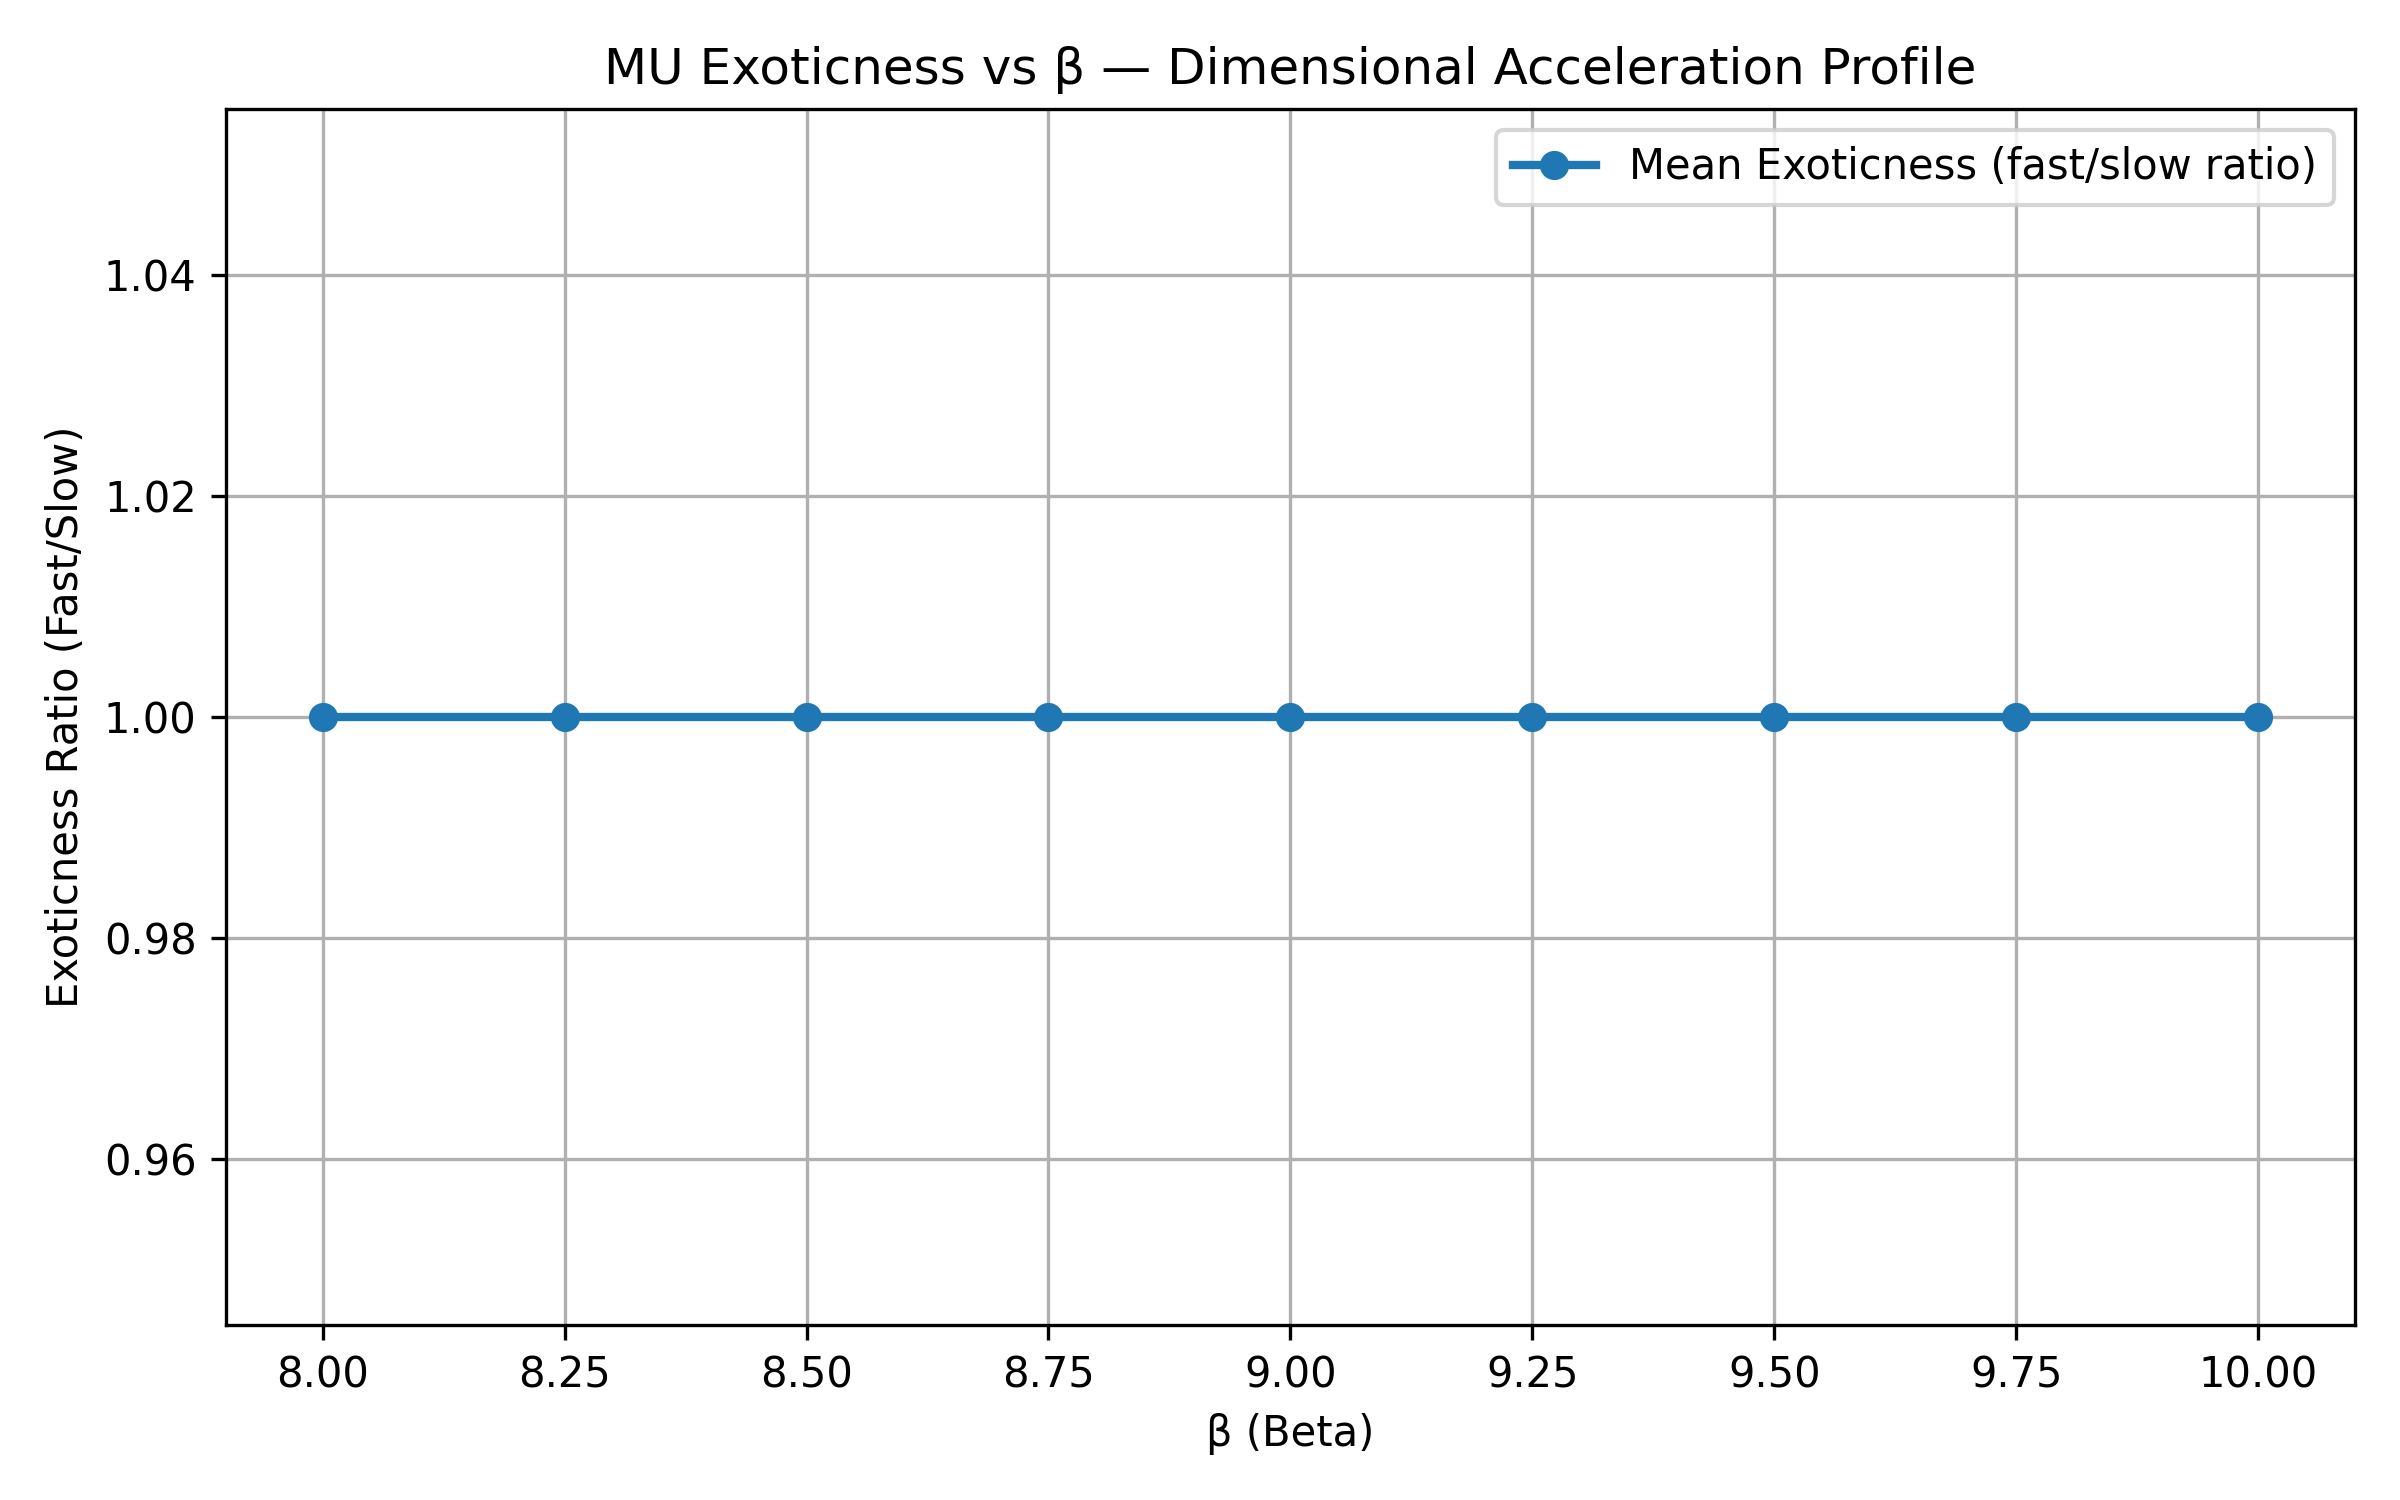

Generate this figure with Python:
import pandas as pd
import matplotlib.pyplot as plt
import numpy as np

print("=== MU Exoticness Visualization ===")

# Load your file (adjust if filename differs)
df = pd.read_csv("mu_phase_data.csv")

# Normalize header names (strip spaces, unify symbols)
df.columns = [c.strip().replace("Δ", "Delta").replace("−", "-").lower() for c in df.columns]
print("\nDetected headers:", df.columns.tolist())

# Identify likely fast/slow weight columns
possible_fast = [c for c in df.columns if "fast" in c]
possible_slow = [c for c in df.columns if "slow" in c]
if not possible_fast or not possible_slow:
    raise ValueError("Could not identify 'fast' and 'slow' columns automatically.")

fast_col = possible_fast[0]
slow_col = possible_slow[0]
print(f"\nUsing columns: fast = '{fast_col}', slow = '{slow_col}'")

# Compute exoticness ratio
df["ratio_fast_slow"] = df[fast_col] / df[slow_col]

# Aggregate exoticness by beta
agg = df.groupby("beta")["ratio_fast_slow"].mean().reset_index()
agg.rename(columns={"ratio_fast_slow": "exoticness"}, inplace=True)

print("\n--- Aggregated Exoticness ---")
print(agg)

# Fit log trend
z = np.polyfit(agg["beta"], np.log10(agg["exoticness"] + 1e-12), 1)
trend = z[0]
print(f"\nTrend slope (log-scale): {trend:.4f}")

# Plot
plt.figure(figsize=(8, 5))
plt.plot(agg["beta"], agg["exoticness"], "o-", lw=2, label="Mean Exoticness (fast/slow ratio)")
plt.xlabel("β (Beta)")
plt.ylabel("Exoticness Ratio (Fast/Slow)")
plt.title("MU Exoticness vs β — Dimensional Acceleration Profile")
plt.grid(True)
plt.legend()
plt.tight_layout()
plt.savefig("mu_exoticness_plot.png", dpi=300)
print("\n✅ Saved as mu_exoticness_plot.png")

if trend > 0:
    print("\n🌀 Interpretation: Exoticness increases with β — higher β promotes multi-dimensional unfolding.")
else:
    print("\n🌀 Interpretation: Exoticness decreases with β — higher β suppresses branching and fast-path expression.")

